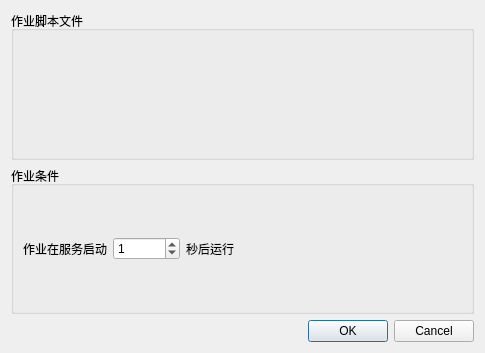
<?xml version="1.0" encoding="UTF-8"?>
<ui version="4.0">
 <class>DialogNewjobOnstart</class>
 <widget class="QDialog" name="DialogNewjobOnstart">
  <property name="geometry">
   <rect>
    <x>0</x>
    <y>0</y>
    <width>485</width>
    <height>353</height>
   </rect>
  </property>
  <property name="windowTitle">
   <string>创建启动时作业</string>
  </property>
  <layout class="QVBoxLayout" name="verticalLayout">
   <item>
    <widget class="QGroupBox" name="groupBoxJobFile">
     <property name="title">
      <string>作业脚本文件</string>
     </property>
     <layout class="QHBoxLayout" name="horizontalLayout">
      <item>
       <layout class="QGridLayout" name="gridLayoutJobFile"/>
      </item>
     </layout>
    </widget>
   </item>
   <item>
    <widget class="QGroupBox" name="groupBoxCondition">
     <property name="title">
      <string>作业条件</string>
     </property>
     <layout class="QHBoxLayout" name="horizontalLayout_2">
      <item>
       <widget class="QLabel" name="label_1">
        <property name="text">
         <string>作业在服务启动</string>
        </property>
       </widget>
      </item>
      <item>
       <widget class="QSpinBox" name="spinBoxSecond">
        <property name="maximum">
         <number>999999999</number>
        </property>
        <property name="value">
         <number>1</number>
        </property>
       </widget>
      </item>
      <item>
       <widget class="QLabel" name="label_2">
        <property name="text">
         <string>秒后运行</string>
        </property>
       </widget>
      </item>
      <item>
       <spacer name="horizontalSpacer">
        <property name="orientation">
         <enum>Qt::Horizontal</enum>
        </property>
        <property name="sizeHint" stdset="0">
         <size>
          <width>40</width>
          <height>20</height>
         </size>
        </property>
       </spacer>
      </item>
     </layout>
    </widget>
   </item>
   <item>
    <widget class="QDialogButtonBox" name="buttonBox">
     <property name="standardButtons">
      <set>QDialogButtonBox::Cancel|QDialogButtonBox::Ok</set>
     </property>
    </widget>
   </item>
  </layout>
 </widget>
 <resources/>
 <connections/>
</ui>
